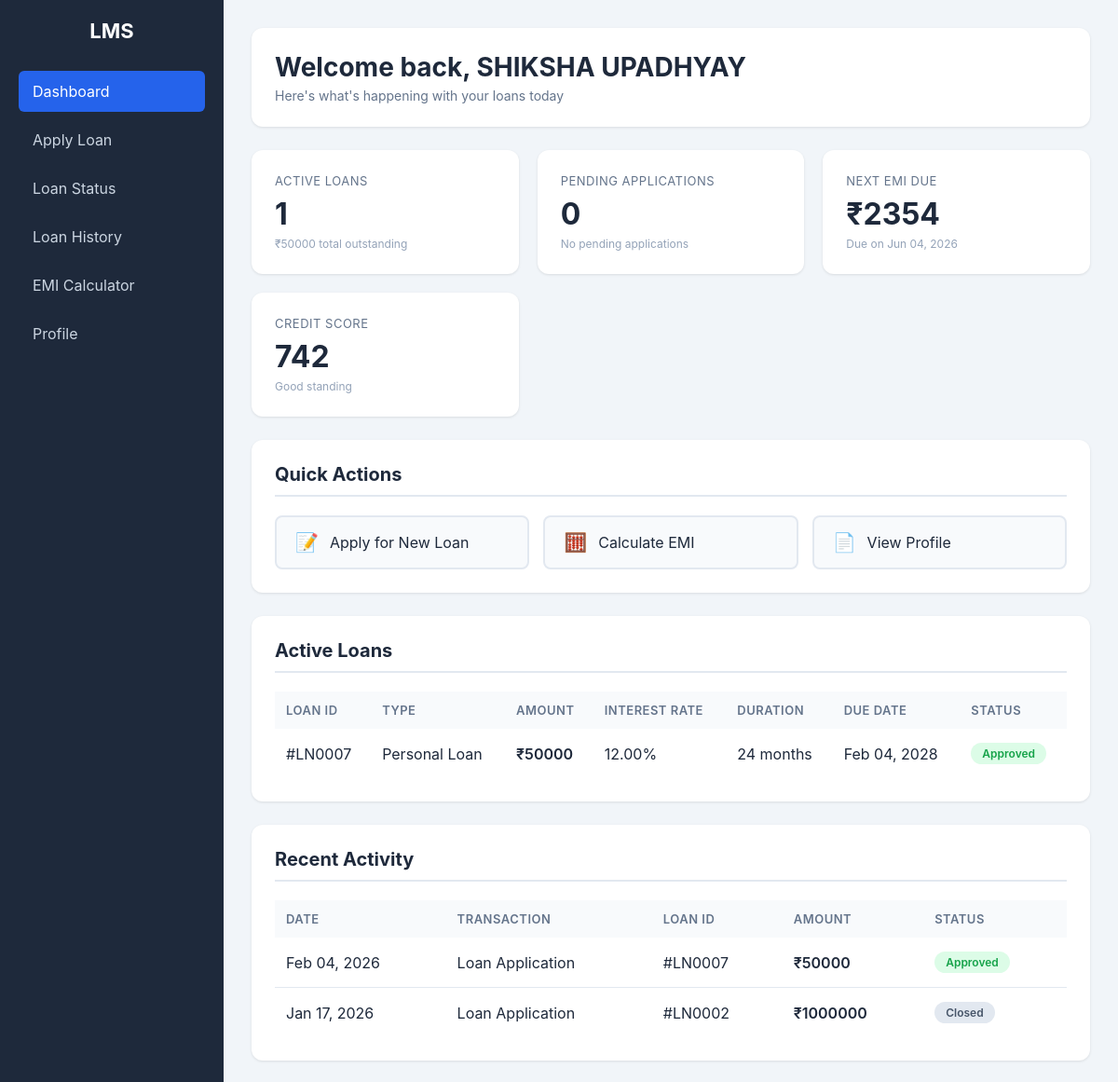
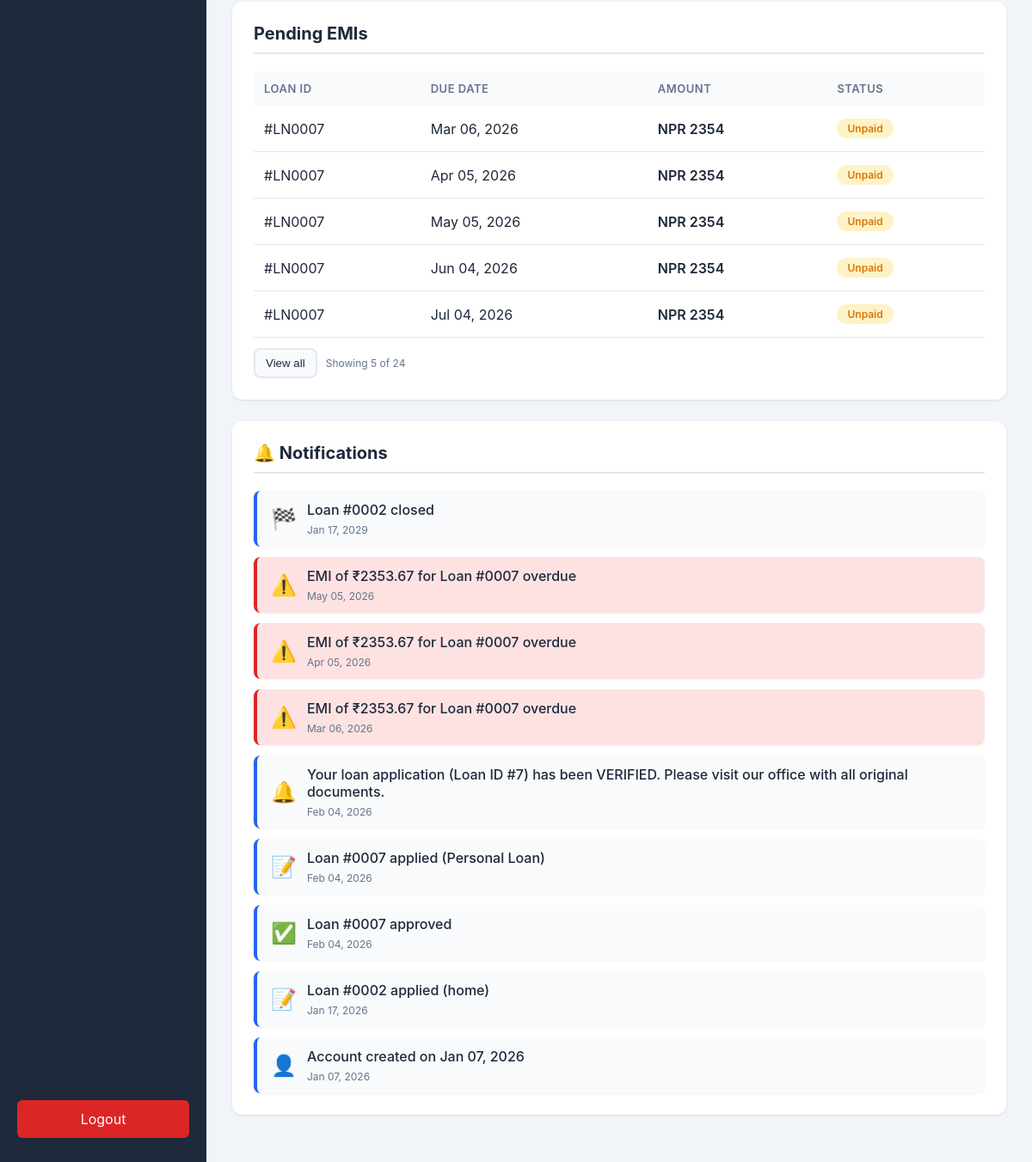
Page /user-dashboard/ (signed in) on the committed database (2 pictures, top to bottom).
### core/models.py (models this page shows, shortened)
class EMI(models.Model):
    loan = models.ForeignKey(Loan, on_delete=models.CASCADE)
    due_date = models.DateField()
    amount = models.DecimalField(max_digits=10, decimal_places=2)
    is_paid = models.BooleanField(default=False)

class Loan(models.Model):
    member = models.ForeignKey(Member, on_delete=models.CASCADE)
    loan_type = models.CharField(max_length=50, blank=True)
    amount = models.DecimalField(max_digits=10, decimal_places=2)
    duration_months = models.IntegerField(default=12)
    interest_rate = models.DecimalField(max_digits=5, decimal_places=2)
    purpose = models.TextField(blank=True)
    issued_date = models.DateField(auto_now_add=True)
    due_date = models.DateField()
    monthly_income = models.DecimalField(max_digits=10, decimal_places=2, null=True, blank=True)
    employment_type = models.CharField(max_length=50, blank=True)
    existing_loans = models.CharField(max_length=10, blank=True)
    repayment_method = models.CharField(max_length=50, blank=True)
    remarks = models.TextField(blank=True)
    personal_reason = models.CharField(max_length=100, blank=True, null=True)
    existing_emi = models.DecimalField(max_digits=10, decimal_places=2, null=True, blank=True)
    property_type = models.CharField(max_length=50, blank=True, null=True)
    property_value = models.DecimalField(max_digits=12, decimal_places=2, null=True, blank=True)
    property_location = models.CharField(max_length=200, blank=True, null=True)
    construction_status = models.CharField(max_length=50, blank=True, null=True)
    property_documents = models.FileField(upload_to='loan_documents/', blank=True, null=True)
    co_applicant_name = models.CharField(max_length=100, blank=True, null=True)
    co_applicant_relation = models.CharField(max_length=50, blank=True, null=True)
    student_name = models.CharField(max_length=100, blank=True, null=True)
    course_name = models.CharField(max_length=200, blank=True, null=True)
    institution_name = models.CharField(max_length=200, blank=True, null=True)
    institution_location = models.CharField(max_length=100, blank=True, null=True)
    course_duration = models.IntegerField(null=True, blank=True)
    admission_letter = models.FileField(upload_to='loan_documents/', blank=True, null=True)
    guardian_name = models.CharField(max_length=100, blank=True, null=True)
    guardian_income = models.DecimalField(max_digits=10, decimal_places=2, null=True, blank=True)
    business_name = models.CharField(max_length=200, blank=True, null=True)
    business_type = models.CharField(max_length=100, blank=True, null=True)
    business_registration = models.CharField(max_length=100, blank=True, null=True)
    business_age = models.IntegerField(null=True, blank=True)
    annual_turnover = models.DecimalField(max_digits=12, decimal_places=2, null=True, blank=True)
    business_plan = models.FileField(upload_to='loan_documents/', blank=True, null=True)
    business_address = models.TextField(blank=True, null=True)
    farm_size = models.DecimalField(max_digits=8, decimal_places=2, null=True, blank=True)
    farming_type = models.CharField(max_length=100, blank=True, null=True)
    land_ownership = models.CharField(max_length=50, blank=True, null=True)
    crop_type = models.CharField(max_length=200, blank=True, null=True)
    land_documents = models.FileField(upload_to='loan_documents/', blank=True, null=True)
    irrigation_facility = models.CharField(max_length=20, blank=True, null=True)
    farming_experience = models.IntegerField(null=True, blank=True)
    status = models.CharField(
        max_length=20,
        choices=[
            ('pending', 'Pending'),
            ('approved', 'Approved'),
            ('closed', 'Closed'),
        ],
        default='pending'
    )

class Notification(models.Model):
    user = models.ForeignKey(User, on_delete=models.CASCADE)
    message = models.CharField(max_length=255)
    created_at = models.DateTimeField(auto_now_add=True)
    is_read = models.BooleanField(default=False)

### core/views.py (the view, shortened to what this page needs)
# urls.py: path('user-dashboard/', views.user_dashboard, name='user_dashboard'),
@login_required
def user_dashboard(request):
    member = Member.objects.filter(user=request.user).first()
    if not member:
        return render(request, 'core/userdash.html', {
            'member': None,
            'notifications': []
        })
    active_loans = Loan.objects.filter(member=member, status='approved')
    pending_loans = Loan.objects.filter(member=member, status='pending')
    all_loans = Loan.objects.filter(member=member)
    total_outstanding = Decimal('0')
    for loan in active_loans:
        paid = Payment.objects.filter(loan=loan).aggregate(
            total=Sum('amount_paid')
        )['total'] or Decimal('0')
        total_outstanding += (loan.amount - paid)
    next_emi = EMI.objects.filter(
        loan__member=member,
        is_paid=False,
        due_date__gte=date.today()
    ).order_by('due_date').first()
    next_emi_due = next_emi.amount if next_emi else Decimal('0')
    next_due_date = next_emi.due_date if next_emi else None
    recent_activity = []
    for loan in all_loans[:5]:
        recent_activity.append({
            'date': loan.issued_date,
            'transaction': 'Loan Application',
            'loan_id': f'#LN{loan.id:04d}',
            'amount': loan.amount,
            'status': loan.status
        })
    recent_activity.sort(key=lambda x: x['date'], reverse=True)
    for loan in active_loans:
        generate_emis_for_loan(loan)
    context = {
        'member': member,
        'active_loans': active_loans,
        'pending_loans': pending_loans,
        'active_loans_count': active_loans.count(),
        'pending_loans_count': pending_loans.count(),
        'total_outstanding': total_outstanding,
        'next_emi_due': next_emi_due,
        'next_due_date': next_due_date,
        'credit_score': 742,  # mock
        'recent_activity': recent_activity[:10],
        'notifications': generate_user_notifications(request.user),
        'emis': EMI.objects.filter(loan__member=member)
    }
    return render(request, 'core/userdash.html', context)

### core/templates/core/userdash.html (shortened to what this page needs)
<!DOCTYPE html>
<html lang="en">
<head>
</head>
<body>
  <div class="sidebar">
    <h2>LMS</h2>
    <a class="active" href="{% url 'user_dashboard' %}">Dashboard</a>
    <a href="{% url 'apply_loan' %}">Apply Loan</a>
    <a href="{% url 'loan_status' %}">Loan Status</a>
    <a href="{% url 'loan_history' %}">Loan History</a>
    <a href="{% url 'emi_calculator' %}">EMI Calculator</a>
    <a href="{% url 'profile' %}">Profile</a>
    <a href="{% url 'logout' %}" class="logout-btn">Logout</a>
  </div>
  <div class="main">
    <div class="topbar">
      <h2>Welcome back, {{ request.user.get_full_name|default:request.user.username }}</h2>
      <p>Here's what's happening with your loans today</p>
    </div>
    <div class="cards">
      <div class="card">
        <div class="card-label">Active Loans</div>
        <div class="card-value">{{ active_loans_count }}</div>
        <div class="card-subtext">₹{{ total_outstanding|floatformat:0 }} total outstanding</div>
      </div>
      <div class="card">
        <div class="card-label">Pending Applications</div>
        <div class="card-value">{{ pending_loans_count }}</div>
        <div class="card-subtext">{% if pending_loans_count > 0 %}Under review{% else %}No pending applications{% endif %}</div>
      </div>
      <div class="card">
        <div class="card-label">Next EMI Due</div>
        <div class="card-value">₹{{ next_emi_due|floatformat:0 }}</div>
        <div class="card-subtext">{% if next_due_date %}Due on {{ next_due_date|date:"M d, Y" }}{% else %}No active EMI{% endif %}</div>
      </div>
      <div class="card">
        <div class="card-label">Credit Score</div>
        <div class="card-value">{{ credit_score }}</div>
        <div class="card-subtext">Good standing</div>
      </div>
    </div>
    <section class="section">
      <h3>Quick Actions</h3>
      <div class="quick-actions">
        <a href="{% url 'apply_loan' %}" class="action-btn">
          <span>📝</span>
          <div>Apply for New Loan</div>
        </a>
        <a href="{% url 'emi_calculator' %}" class="action-btn">
          <span>🧮</span>
          <div>Calculate EMI</div>
        </a>
        <a href="{% url 'profile' %}" class="action-btn">
          <span>📄</span>
          <div>View Profile</div>
        </a>
      </div>
    </section>
    <section class="section">
      <h3>Active Loans</h3>
      {% if active_loans %}
      <table>
        <thead>
          <tr>
            <th>Loan ID</th>
            <th>Type</th>
            <th>Amount</th>
            <th>Interest Rate</th>
            <th>Duration</th>
            <th>Due Date</th>
            <th>Status</th>
          </tr>
        </thead>
        <tbody>
          {% for loan in active_loans %}
          <tr>
            <td>#LN{{ loan.id|stringformat:"04d" }}</td>
            <td>{{ loan.loan_type|default:"General Loan" }}</td>
            <td class="amount">₹{{ loan.amount|floatformat:0 }}</td>
            <td>{{ loan.interest_rate }}%</td>
            <td>{{ loan.duration_months }} months</td>
            <td>{{ loan.due_date|date:"M d, Y" }}</td>
            <td><span class="status-badge status-active">{{ loan.status|title }}</span></td>
          </tr>
          {% endfor %}
        </tbody>
      </table>
      {% else %}
      <div class="empty-state">
        <span>📋</span>
        <p>No active loans found</p>
      </div>
      {% endif %}
    </section>
    <section class="section">
      <h3>Recent Activity</h3>
      {% if recent_activity %}
      <table>
        <thead>
          <tr>
            <th>Date</th>
            <th>Transaction</th>
            <th>Loan ID</th>
            <th>Amount</th>
            <th>Status</th>
          </tr>
        </thead>
        <tbody>
          {% for activity in recent_activity %}
          <tr>
            <td>{{ activity.date|date:"M d, Y" }}</td>
            <td>{{ activity.transaction }}</td>
            <td>{{ activity.loan_id }}</td>
            <td class="amount">₹{{ activity.amount|floatformat:0 }}</td>
            <td>
              {% if activity.status == 'pending' %}
                <span class="status-badge status-pending">Pending</span>
              {% elif activity.status == 'approved' %}
                <span class="status-badge status-active">Approved</span>
              {% elif activity.status == 'paid' %}
                <span class="status-badge status-paid">Paid</span>
              {% elif activity.status == 'closed' %}
                <span class="status-badge status-closed">Closed</span>
              {% endif %}
            </td>
          </tr>
          {% endfor %}
        </tbody>
      </table>
      {% else %}
      <div class="empty-state">
        <span>📊</span>
        <p>No recent activity</p>
      </div>
      {% endif %}
    </section>
<section class="section">
  <h3>Pending EMIs</h3>
  {% if emis %}
  <table>
    <thead>
      <tr>
        <th>Loan ID</th>
        <th>Due Date</th>
        <th>Amount</th>
        <th>Status</th>
      </tr>
    </thead>
    <tbody id="emi-body">
      {% for emi in emis %}
      {% if not emi.is_paid %}
      <tr class="emi-row">
        <td>#LN{{ emi.loan.id|stringformat:"04d" }}</td>
        <td>{{ emi.due_date|date:"M d, Y" }}</td>
        <td class="amount">NPR {{ emi.amount|floatformat:0 }}</td>
        <td><span class="status-badge status-pending">Unpaid</span></td>
      </tr>
      {% endif %}
      {% endfor %}
    </tbody>
  </table>
  <div style="margin-top: 12px; display: flex; gap: 10px; align-items: center;">
    <button type="button" id="emi-toggle" class="action-btn" style="padding:8px 12px; max-width: 160px;">
    </button>
    <span id="emi-count" style="font-size:12px; color:#64748b;"></span>
  </div>
  {% else %}
    <div class="empty-state">
      <span>Pending EMIs</span>
      <p>No pending EMI dues</p>
    </div>
  {% endif %}
</section>
<section class="section">
  <h3>🔔 Notifications</h3>
  {% if notifications %}
    <div class="notifications">
      {% for note in notifications %}
        <div class="notification-card {% if "overdue" in note.message %}overdue{% endif %}">
          <div class="icon">
            {% if "Account created" in note.message %}
              👤
            {% elif "Loan" in note.message and "applied" in note.message %}
              📝
            {% elif "approved" in note.message %}
              ✅
            {% elif "closed" in note.message %}
              🏁
            {% elif "EMI" in note.message and "paid" in note.message %}
              💵
            {% elif "EMI" in note.message and "overdue" in note.message %}
              ⚠️
            {% else %}
              🔔
            {% endif %}
          </div>
          <div class="note-content">
            <p class="message">{{ note.message }}</p>
            <span class="date">{{ note.created_at|date:"M d, Y" }}</span>
          </div>
        </div>
      {% endfor %}
    </div>
  {% else %}
    <div class="empty-state">
      <span>📭</span>
      <p>No notifications yet</p>
    </div>
  {% endif %}
</section>
  </div>
</body>
</html>

### rows in the picture
EMI: amount "2354", due_date "Jun 04, 2026", loan.id "0007"
Loan: id "0007", loan_type "Personal Loan", amount "50000", interest_rate "12.00", duration_months "24", due_date "Feb 04, 2028", status "Approved", date "Feb 04, 2026", amount "50000"
Loan: date "Jan 17, 2026", amount "1000000"
EMI: loan.id "0007", due_date "Mar 06, 2026", amount "2354"
EMI: loan.id "0007", due_date "Apr 05, 2026", amount "2354"
EMI: loan.id "0007", due_date "May 05, 2026", amount "2354"
EMI: loan.id "0007", due_date "Jul 04, 2026", amount "2354"
Notification: created_at "Feb 04, 2026"

### other values in the picture
{{ request.user.get_full_name|default:request.user.username }} "SHIKSHA UPADHYAY"
{{ active_loans_count }} "1"
{{ total_outstanding|floatformat:0 }} "50000"
{{ pending_loans_count }} "0"
{{ credit_score }} "742"
{{ activity.transaction }} "Loan Application" "Loan Application"
{{ activity.loan_id }} "#LN0007" "#LN0002"
{{ note.message }} "Loan #0002 closed" "EMI of ₹2353.67 for Loan #0007 overdue" "EMI of ₹2353.67 for Loan #0007 overdue" "EMI of ₹2353.67 for Loan #0007 overdue" "Your loan application (Loan ID #7) has been VERIFIED. Please visit our office with all original documents." "Loan #0007 applied (Personal Loan)" "Loan #0007 approved" "Loan #0002 applied (home)" "Account created on Jan 07, 2026"
{{ note.created_at|date:"M d, Y" }} "Jan 17, 2029" "May 05, 2026" "Apr 05, 2026" "Mar 06, 2026" "Feb 04, 2026" "Feb 04, 2026" "Jan 17, 2026" "Jan 07, 2026"
